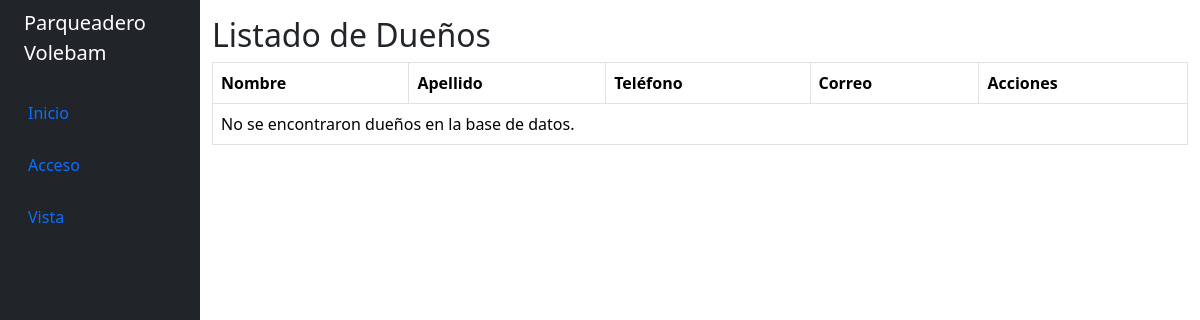
The page /vista/lista_dueño.php on the database as committed earlier.
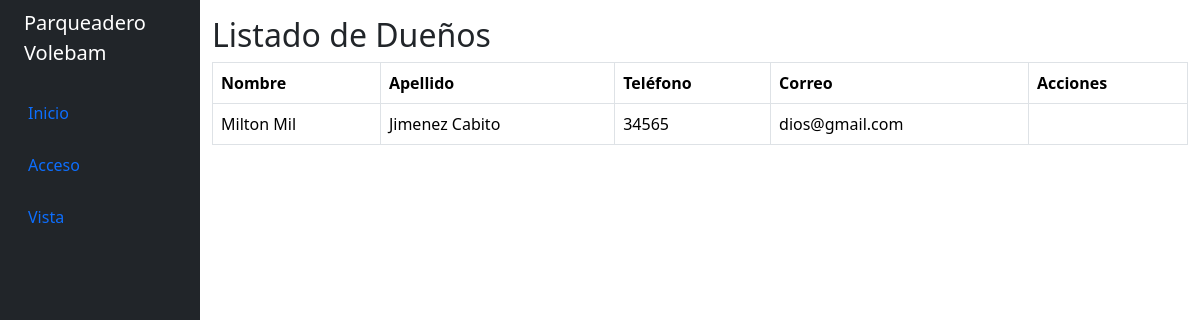
The same page on the database as committed later.
### tables this page shows
CREATE TABLE `duenos` (
  `id` int(11) NOT NULL,
  `nombre` varchar(40) NOT NULL,
  `apellido` varchar(40) NOT NULL,
  `correo` varchar(40) NOT NULL,
  `clave` varchar(40) NOT NULL,
  `telefono` varchar(40) NOT NULL,
  `salario` int(30) NOT NULL DEFAULT 0
);

### vista/lista_dueño.php (the view, shortened to what this page needs)
<?php
require("../config/config.php");
?>
<!DOCTYPE html>
<html lang="en">
<head>
    <?php include "../includes/styles.php"; ?>
</head>
<body>
    <div class="container-fluid ">
        <div class="row flex-nowrap">
            <?php include "../includes/header.php"; ?>
            <div class="col py-3">
                <h2>Listado de Dueños</h2>
                <table class="table table-bordered">
                    <thead class="thead-dark">
                        <tr>
                            <th>Nombre</th>
                            <th>Apellido</th>
                            <th>Teléfono</th>
                            <th>Correo</th>
                            <th>Acciones</th>
                        </tr>
                    </thead>
                    <tbody>
                        <?php
                        $resultado = mysqli_query($conn, "SELECT * FROM duenos");
                        if (mysqli_num_rows($resultado) > 0) {
                            while ($dueño = mysqli_fetch_assoc($resultado)) {
                                $nombre = $dueño['nombre'];
                                $apellido = $dueño['apellido'];
                                $telefono = $dueño['telefono'];
                                $correo = $dueño['correo'];
                                echo "<tr>";
                                echo "<td>" . $nombre . "</td>";
                                echo "<td>" . $apellido . "</td>";
                                echo "<td>" . $telefono . "</td>";
                                echo "<td>" . $correo . "</td>";
                                echo "<td>";
                                if ($session) { ?>
                        <?php }
                                echo "</td>";
                                echo "</tr>";
                            }
                        } else {
                            echo "<tr><td colspan='5'>No se encontraron dueños en la base de datos.</td></tr>";
                        }
                        ?>
                    </tbody>
                </table>
            </div>
        </div>
    </div>
</body>
</html>

Rows that differ between the two databases and show on the page:
added duenos: nombre "Milton Mil", apellido "Jimenez Cabito", telefono "34565", correo "dios@gmail.com"
Other text that changed with them:
text no longer shown: "No se encontraron dueños en la base de datos."
